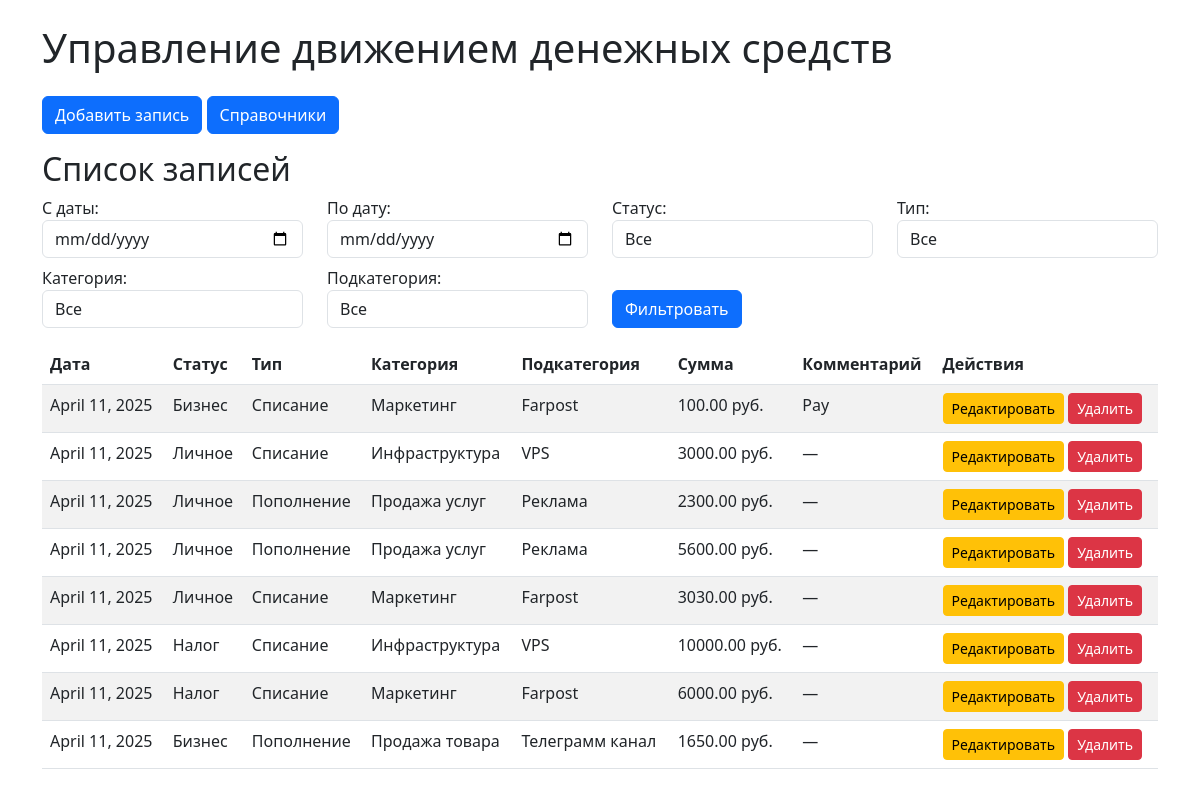
The page / on the database its author committed.
### core/models.py (models this page shows, shortened)
class CashFlowRecord(models.Model):
    created_date = models.DateField(auto_now_add=True)
    status = models.ForeignKey(Status, on_delete=models.PROTECT)
    transaction_type = models.ForeignKey(TransactionType, on_delete=models.PROTECT)
    category = models.ForeignKey(Category, on_delete=models.PROTECT)
    subcategory = models.ForeignKey(Subcategory, on_delete=models.PROTECT)
    amount = models.DecimalField(max_digits=10, decimal_places=2)
    comment = models.TextField(blank=True, null=True)

class Status(models.Model):
    name = models.CharField(max_length=50, unique=True)
    def __str__(self):
        return self.name

class TransactionType(models.Model):
    name = models.CharField(max_length=50, unique=True)
    def __str__(self):
        return self.name

class Category(models.Model):
    name = models.CharField(max_length=100)
    transaction_type = models.ForeignKey(TransactionType, on_delete=models.CASCADE, related_name='categories')
    class Meta:
        unique_together = ('name', 'transaction_type')
    def __str__(self):
        return self.name

class Subcategory(models.Model):
    name = models.CharField(max_length=100)
    category = models.ForeignKey(Category, on_delete=models.CASCADE, related_name='subcategories')
    class Meta:
        unique_together = ('name', 'category')
    def __str__(self):
        return self.name

### core/views.py (the view, shortened to what this page needs)
# urls.py: path('', views.record_list, name='record_list'),
def record_list(request):
    records = CashFlowRecord.objects.all()
    statuses = Status.objects.all()
    transaction_types = TransactionType.objects.all()
    categories = Category.objects.all()
    subcategories = Subcategory.objects.all()
    return render(request, 'core/record_list.html', {
        'records': records,
        'statuses': statuses,
        'transaction_types': transaction_types,
        'categories': categories,
        'subcategories': subcategories,
    })

### core/templates/core/record_list.html (shortened to what this page needs)
{% extends 'core/base.html' %}
{% block content %}
    <h2>Список записей</h2>
    <form method="get" class="mb-3">
        <div class="row">
            <div class="col-md-3">
                <label>С даты:</label>
                <input type="date" name="date_from" class="form-control" value="{{ request.GET.date_from }}">
            </div>
            <div class="col-md-3">
                <label>По дату:</label>
                <input type="date" name="date_to" class="form-control" value="{{ request.GET.date_to }}">
            </div>
            <div class="col-md-3">
                <label>Статус:</label>
                <select name="status" class="form-control">
                    <option value="">Все</option>
                </select>
            </div>
            <div class="col-md-3">
                <label>Тип:</label>
                <select name="transaction_type" class="form-control">
                    <option value="">Все</option>
                </select>
            </div>
        </div>
        <div class="row mt-2">
            <div class="col-md-3">
                <label>Категория:</label>
                <select name="category" class="form-control">
                    <option value="">Все</option>
                </select>
            </div>
            <div class="col-md-3">
                <label>Подкатегория:</label>
                <select name="subcategory" class="form-control">
                    <option value="">Все</option>
                </select>
            </div>
            <div class="col-md-3 align-self-end">
                <button type="submit" class="btn btn-primary">Фильтровать</button>
            </div>
        </div>
    </form>
    <table class="table table-striped">
        <thead>
            <tr>
                <th>Дата</th>
                <th>Статус</th>
                <th>Тип</th>
                <th>Категория</th>
                <th>Подкатегория</th>
                <th>Сумма</th>
                <th>Комментарий</th>
                <th>Действия</th>
            </tr>
        </thead>
        <tbody>
            {% for record in records %}
                <tr>
                    <td>{{ record.created_date }}</td>
                    <td>{{ record.status }}</td>
                    <td>{{ record.transaction_type }}</td>
                    <td>{{ record.category }}</td>
                    <td>{{ record.subcategory }}</td>
                    <td>{{ record.amount }} руб.</td>
                    <td>{{ record.comment|default:"—" }}</td>
                    <td>
                        <a href="{% url 'record_edit' record.pk %}" class="btn btn-sm btn-warning">Редактировать</a>
                        <a href="{% url 'record_delete' record.pk %}" class="btn btn-sm btn-danger">Удалить</a>
                    </td>
                </tr>
            {% empty %}
                <tr><td colspan="8">Записей нет</td></tr>
            {% endfor %}
        </tbody>
    </table>
{% endblock %}

### core/templates/core/base.html (shortened to what this page needs)
<!DOCTYPE html>
<html lang="ru">
<head>
    <link href="https://cdn.jsdelivr.net/npm/bootstrap@5.3.0/dist/css/bootstrap.min.css" rel="stylesheet">
</head>
<body>
    <div class="container">
        <h1 class="my-4">Управление движением денежных средств</h1>
        <a href="{% url 'record_create' %}" class="btn btn-primary mb-3">Добавить запись</a>
        <a href="{% url 'reference_list' %}" class="btn btn-primary mb-3">Справочники</a>
        {% block content %}{% endblock %}
    </div>
</body>
</html>

### rows shown on the page
CashFlowRecord: created_date "April 11, 2025", status "Бизнес", transaction_type "Списание", category "Маркетинг", subcategory "Farpost", amount "100.00", comment "Pay"
CashFlowRecord: created_date "April 11, 2025", status "Личное", transaction_type "Списание", category "Инфраструктура", subcategory "VPS", amount "3000.00", comment "—"
CashFlowRecord: created_date "April 11, 2025", status "Личное", transaction_type "Пополнение", category "Продажа услуг", subcategory "Реклама", amount "2300.00", comment "—"
CashFlowRecord: created_date "April 11, 2025", status "Личное", transaction_type "Пополнение", category "Продажа услуг", subcategory "Реклама", amount "5600.00", comment "—"
CashFlowRecord: created_date "April 11, 2025", status "Личное", transaction_type "Списание", category "Маркетинг", subcategory "Farpost", amount "3030.00", comment "—"
CashFlowRecord: created_date "April 11, 2025", status "Налог", transaction_type "Списание", category "Инфраструктура", subcategory "VPS", amount "10000.00", comment "—"
CashFlowRecord: created_date "April 11, 2025", status "Налог", transaction_type "Списание", category "Маркетинг", subcategory "Farpost", amount "6000.00", comment "—"
CashFlowRecord: created_date "April 11, 2025", status "Бизнес", transaction_type "Пополнение", category "Продажа товара", subcategory "Телеграмм канал", amount "1650.00", comment "—"
